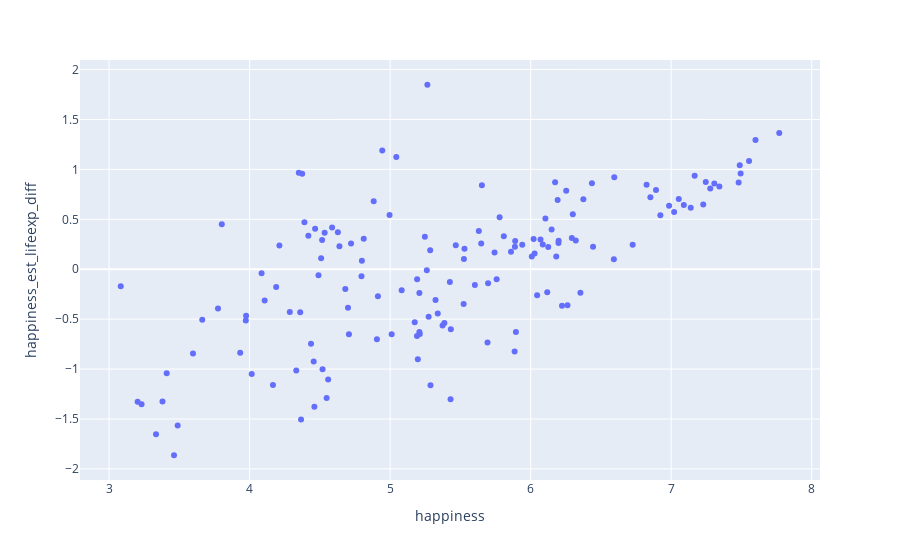

Notebook code cell kept with this figure:
### Markdown cell above
The countries above are the top 10 ones which we would __expect to be less__ happy, based on the life expectancy.

### Code cell
fig = px.scatter(df, x="happiness",
                 y="happiness_est_lifeexp_diff",
                 hover_name="country",
                 hover_data=['life_expectancy']
                )
fig.show()

### Figure 1 — Plotly figure (JSON) as saved in the notebook; plotly's stock layout.template omitted (floating-point values rounded to 4 significant figures; data arrays with more than 128 entries replaced by an {"elided": "..."} marker saying what was removed)
{"data": [{"customdata": {"elided": "152x1 float values"}, "hovertemplate": "<b>%{hovertext}</b><br><br>happiness=%{x}<br>happiness_est_lifeexp_diff=%{y}<br>life_expectancy=%{customdata[0]}<extra></extra>", "hovertext": {"elided": "152 str values"}, "legendgroup": "", "marker": {"color": "#636efa", "symbol": "circle"}, "mode": "markers", "name": "", "orientation": "v", "showlegend": false, "type": "scatter", "x": {"elided": "152 float values"}, "xaxis": "x", "y": {"elided": "152 float values"}, "yaxis": "y"}], "layout": {"legend": {"tracegroupgap": 0}, "margin": {"t": 60}, "xaxis": {"anchor": "y", "domain": [0, 1], "title": {"text": "happiness"}}, "yaxis": {"anchor": "x", "domain": [0, 1], "title": {"text": "happiness_est_lifeexp_diff"}}}}
